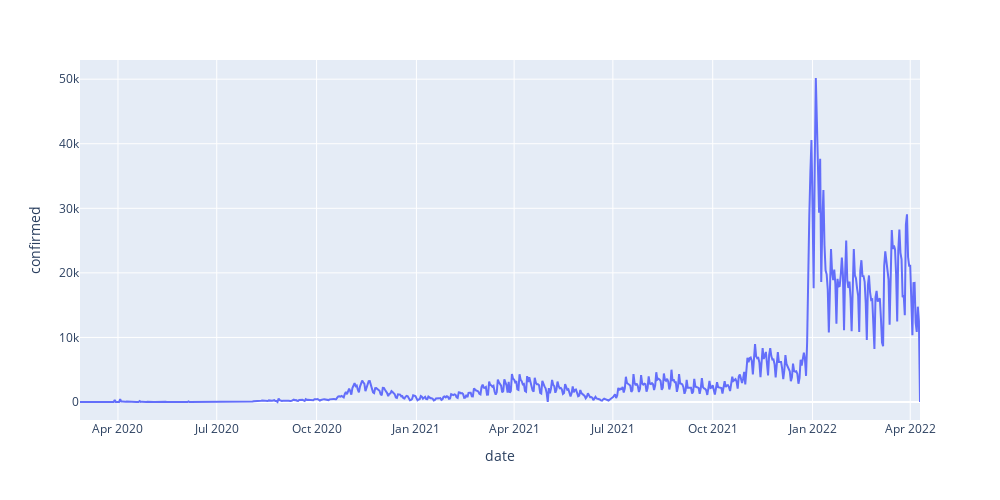

Notebook source saved alongside this figure:
### Code cell
px.line(data_frame=cases, x="date", y="confirmed", width=1000, height=500)

### Figure 1 — Plotly figure (JSON) as saved in the notebook; plotly's stock layout.template omitted (floating-point values rounded to 4 significant figures; data arrays with more than 128 entries replaced by an {"elided": "..."} marker saying what was removed)
{"data": [{"hovertemplate": "date=%{x}<br>confirmed=%{y}<extra></extra>", "legendgroup": "", "line": {"color": "#636efa", "dash": "solid"}, "marker": {"symbol": "circle"}, "mode": "lines", "name": "", "orientation": "v", "showlegend": false, "type": "scatter", "x": {"elided": "776 str values"}, "xaxis": "x", "y": {"elided": "776 int values"}, "yaxis": "y"}], "layout": {"height": 500, "legend": {"tracegroupgap": 0}, "margin": {"t": 60}, "width": 1000, "xaxis": {"anchor": "y", "domain": [0, 1], "title": {"text": "date"}}, "yaxis": {"anchor": "x", "domain": [0, 1], "title": {"text": "confirmed"}}}}
